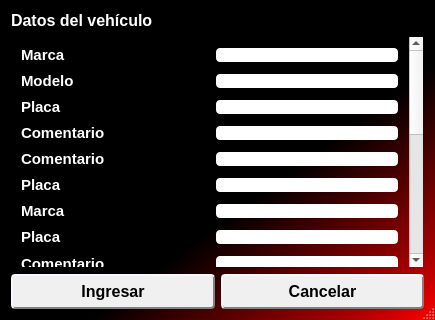
<?xml version="1.0" encoding="UTF-8"?>
<ui version="4.0">
 <class>Dialog</class>
 <widget class="QDialog" name="Dialog">
  <property name="geometry">
   <rect>
    <x>0</x>
    <y>0</y>
    <width>435</width>
    <height>320</height>
   </rect>
  </property>
  <property name="sizePolicy">
   <sizepolicy hsizetype="Expanding" vsizetype="Expanding">
    <horstretch>0</horstretch>
    <verstretch>0</verstretch>
   </sizepolicy>
  </property>
  <property name="minimumSize">
   <size>
    <width>435</width>
    <height>320</height>
   </size>
  </property>
  <property name="maximumSize">
   <size>
    <width>16777215</width>
    <height>700</height>
   </size>
  </property>
  <property name="windowTitle">
   <string>Datos del vehículo</string>
  </property>
  <property name="styleSheet">
   <string notr="true">QDialog { 
	background-color: qlineargradient(x1: 0, y1: 0, x2: 1, y2: 1,stop: 0 black, stop: 0.6 black, stop: 0.9 rgb(170, 0, 0), stop: 1 red);
}

QDialog QLineEdit { 
	background-color: white;
	border-radius: 4px;
	margin: 2px;
	font-family: Arial;
}

QLabel{ 
	color: white;
	font-family: Arial;
}

QPushButton{
	font-family: Arial;
	background-color: #f0f0f0;
	border-style: outset;
	border-radius: 4px;
	border-color: gray;
	padding: 2px;
	border-top: 2px solid GhostWhite;
	border-left: 2px solid GhostWhite;
	border-bottom: 2px solid gray;
	border-right: 2px solid gray;
}

QPushButton:hover{
	background-color: rgb(232, 232, 232);
}

QPushButton:pressed{
	background-color: #f0f0f0;
	border-style: outset;
	border-radius: 4px;
	border-color: gray;
	padding: 2px;
	border-top: 2px solid gray;
	border-left: 2px solid gray;
	border-bottom: 2px solid WhiteSmoke;
	border-right: 2px solid WhiteSmoke;
}
</string>
  </property>
  <property name="sizeGripEnabled">
   <bool>true</bool>
  </property>
  <layout class="QGridLayout" name="gridLayout">
   <item row="0" column="0">
    <widget class="QLabel" name="label_titulo">
     <property name="sizePolicy">
      <sizepolicy hsizetype="Preferred" vsizetype="Fixed">
       <horstretch>0</horstretch>
       <verstretch>0</verstretch>
      </sizepolicy>
     </property>
     <property name="font">
      <font>
       <family>Arial</family>
       <pointsize>12</pointsize>
       <weight>75</weight>
       <bold>true</bold>
      </font>
     </property>
     <property name="frameShape">
      <enum>QFrame::NoFrame</enum>
     </property>
     <property name="text">
      <string>Datos del vehículo</string>
     </property>
    </widget>
   </item>
   <item row="1" column="0">
    <widget class="QScrollArea" name="scrollArea">
     <property name="sizePolicy">
      <sizepolicy hsizetype="Expanding" vsizetype="Expanding">
       <horstretch>0</horstretch>
       <verstretch>0</verstretch>
      </sizepolicy>
     </property>
     <property name="autoFillBackground">
      <bool>true</bool>
     </property>
     <property name="styleSheet">
      <string notr="true">background-color: transparent;</string>
     </property>
     <property name="widgetResizable">
      <bool>true</bool>
     </property>
     <widget class="QWidget" name="scrollAreaWidgetContents">
      <property name="geometry">
       <rect>
        <x>0</x>
        <y>0</y>
        <width>398</width>
        <height>602</height>
       </rect>
      </property>
      <property name="sizePolicy">
       <sizepolicy hsizetype="Expanding" vsizetype="Expanding">
        <horstretch>0</horstretch>
        <verstretch>0</verstretch>
       </sizepolicy>
      </property>
      <layout class="QVBoxLayout" name="verticalLayout_2">
       <item>
        <layout class="QFormLayout" name="formLayout">
         <property name="fieldGrowthPolicy">
          <enum>QFormLayout::AllNonFixedFieldsGrow</enum>
         </property>
         <item row="0" column="0" colspan="2">
          <layout class="QGridLayout" name="gridLayout_2">
           <property name="sizeConstraint">
            <enum>QLayout::SetDefaultConstraint</enum>
           </property>
           <item row="0" column="0">
            <widget class="QLabel" name="label_prb_1">
             <property name="sizePolicy">
              <sizepolicy hsizetype="Expanding" vsizetype="Fixed">
               <horstretch>0</horstretch>
               <verstretch>0</verstretch>
              </sizepolicy>
             </property>
             <property name="font">
              <font>
               <family>Arial</family>
               <pointsize>11</pointsize>
               <weight>75</weight>
               <bold>true</bold>
              </font>
             </property>
             <property name="frameShape">
              <enum>QFrame::NoFrame</enum>
             </property>
             <property name="text">
              <string>Marca</string>
             </property>
            </widget>
           </item>
           <item row="0" column="1">
            <widget class="QLineEdit" name="edit_marca">
             <property name="sizePolicy">
              <sizepolicy hsizetype="Expanding" vsizetype="Fixed">
               <horstretch>0</horstretch>
               <verstretch>0</verstretch>
              </sizepolicy>
             </property>
             <property name="styleSheet">
              <string notr="true">background-color: white;</string>
             </property>
            </widget>
           </item>
          </layout>
         </item>
         <item row="1" column="0" colspan="2">
          <layout class="QGridLayout" name="gridLayout_21">
           <property name="sizeConstraint">
            <enum>QLayout::SetDefaultConstraint</enum>
           </property>
           <item row="0" column="0">
            <widget class="QLabel" name="label_prb_2">
             <property name="sizePolicy">
              <sizepolicy hsizetype="Expanding" vsizetype="Fixed">
               <horstretch>0</horstretch>
               <verstretch>0</verstretch>
              </sizepolicy>
             </property>
             <property name="font">
              <font>
               <family>Arial</family>
               <pointsize>11</pointsize>
               <weight>75</weight>
               <bold>true</bold>
              </font>
             </property>
             <property name="frameShape">
              <enum>QFrame::NoFrame</enum>
             </property>
             <property name="text">
              <string>Modelo</string>
             </property>
            </widget>
           </item>
           <item row="0" column="1">
            <widget class="QLineEdit" name="edit_modelo">
             <property name="sizePolicy">
              <sizepolicy hsizetype="Expanding" vsizetype="Fixed">
               <horstretch>0</horstretch>
               <verstretch>0</verstretch>
              </sizepolicy>
             </property>
             <property name="styleSheet">
              <string notr="true">background-color: white;</string>
             </property>
            </widget>
           </item>
          </layout>
         </item>
         <item row="2" column="0" colspan="2">
          <layout class="QGridLayout" name="gridLayout_16">
           <property name="sizeConstraint">
            <enum>QLayout::SetDefaultConstraint</enum>
           </property>
           <item row="0" column="0">
            <widget class="QLabel" name="label_prb_15">
             <property name="sizePolicy">
              <sizepolicy hsizetype="Expanding" vsizetype="Fixed">
               <horstretch>0</horstretch>
               <verstretch>0</verstretch>
              </sizepolicy>
             </property>
             <property name="font">
              <font>
               <family>Arial</family>
               <pointsize>11</pointsize>
               <weight>75</weight>
               <bold>true</bold>
              </font>
             </property>
             <property name="frameShape">
              <enum>QFrame::NoFrame</enum>
             </property>
             <property name="text">
              <string>Placa</string>
             </property>
            </widget>
           </item>
           <item row="0" column="1">
            <widget class="QLineEdit" name="edit_placa_3">
             <property name="sizePolicy">
              <sizepolicy hsizetype="Expanding" vsizetype="Fixed">
               <horstretch>0</horstretch>
               <verstretch>0</verstretch>
              </sizepolicy>
             </property>
             <property name="styleSheet">
              <string notr="true">background-color: white;</string>
             </property>
            </widget>
           </item>
          </layout>
         </item>
         <item row="3" column="0" colspan="2">
          <layout class="QGridLayout" name="gridLayout_12">
           <property name="sizeConstraint">
            <enum>QLayout::SetDefaultConstraint</enum>
           </property>
           <item row="0" column="0">
            <widget class="QLabel" name="label_prb_20">
             <property name="sizePolicy">
              <sizepolicy hsizetype="Expanding" vsizetype="Fixed">
               <horstretch>0</horstretch>
               <verstretch>0</verstretch>
              </sizepolicy>
             </property>
             <property name="font">
              <font>
               <family>Arial</family>
               <pointsize>11</pointsize>
               <weight>75</weight>
               <bold>true</bold>
              </font>
             </property>
             <property name="frameShape">
              <enum>QFrame::NoFrame</enum>
             </property>
             <property name="text">
              <string>Comentario</string>
             </property>
            </widget>
           </item>
           <item row="0" column="1">
            <widget class="QLineEdit" name="edit_comentario_12">
             <property name="sizePolicy">
              <sizepolicy hsizetype="Expanding" vsizetype="Fixed">
               <horstretch>0</horstretch>
               <verstretch>0</verstretch>
              </sizepolicy>
             </property>
             <property name="baseSize">
              <size>
               <width>0</width>
               <height>0</height>
              </size>
             </property>
             <property name="styleSheet">
              <string notr="true">background-color: white;</string>
             </property>
             <property name="alignment">
              <set>Qt::AlignLeading|Qt::AlignLeft|Qt::AlignTop</set>
             </property>
             <property name="dragEnabled">
              <bool>false</bool>
             </property>
            </widget>
           </item>
          </layout>
         </item>
         <item row="4" column="0" colspan="2">
          <layout class="QGridLayout" name="gridLayout_7">
           <property name="sizeConstraint">
            <enum>QLayout::SetDefaultConstraint</enum>
           </property>
           <item row="0" column="0">
            <widget class="QLabel" name="label_prb_9">
             <property name="sizePolicy">
              <sizepolicy hsizetype="Expanding" vsizetype="Fixed">
               <horstretch>0</horstretch>
               <verstretch>0</verstretch>
              </sizepolicy>
             </property>
             <property name="font">
              <font>
               <family>Arial</family>
               <pointsize>11</pointsize>
               <weight>75</weight>
               <bold>true</bold>
              </font>
             </property>
             <property name="frameShape">
              <enum>QFrame::NoFrame</enum>
             </property>
             <property name="text">
              <string>Comentario</string>
             </property>
            </widget>
           </item>
           <item row="0" column="1">
            <widget class="QLineEdit" name="edit_comentario_5">
             <property name="sizePolicy">
              <sizepolicy hsizetype="Expanding" vsizetype="Fixed">
               <horstretch>0</horstretch>
               <verstretch>0</verstretch>
              </sizepolicy>
             </property>
             <property name="baseSize">
              <size>
               <width>0</width>
               <height>0</height>
              </size>
             </property>
             <property name="styleSheet">
              <string notr="true">background-color: white;</string>
             </property>
             <property name="alignment">
              <set>Qt::AlignLeading|Qt::AlignLeft|Qt::AlignTop</set>
             </property>
             <property name="dragEnabled">
              <bool>false</bool>
             </property>
            </widget>
           </item>
          </layout>
         </item>
         <item row="7" column="0" colspan="2">
          <layout class="QGridLayout" name="gridLayout_8">
           <property name="sizeConstraint">
            <enum>QLayout::SetDefaultConstraint</enum>
           </property>
           <item row="0" column="0">
            <widget class="QLabel" name="label_prb_4">
             <property name="sizePolicy">
              <sizepolicy hsizetype="Expanding" vsizetype="Fixed">
               <horstretch>0</horstretch>
               <verstretch>0</verstretch>
              </sizepolicy>
             </property>
             <property name="font">
              <font>
               <family>Arial</family>
               <pointsize>11</pointsize>
               <weight>75</weight>
               <bold>true</bold>
              </font>
             </property>
             <property name="frameShape">
              <enum>QFrame::NoFrame</enum>
             </property>
             <property name="text">
              <string>Placa</string>
             </property>
            </widget>
           </item>
           <item row="0" column="1">
            <widget class="QLineEdit" name="edit_placa_2">
             <property name="sizePolicy">
              <sizepolicy hsizetype="Expanding" vsizetype="Fixed">
               <horstretch>0</horstretch>
               <verstretch>0</verstretch>
              </sizepolicy>
             </property>
             <property name="styleSheet">
              <string notr="true">background-color: white;</string>
             </property>
            </widget>
           </item>
          </layout>
         </item>
         <item row="5" column="0" colspan="2">
          <layout class="QGridLayout" name="gridLayout_20">
           <property name="sizeConstraint">
            <enum>QLayout::SetDefaultConstraint</enum>
           </property>
           <item row="0" column="0">
            <widget class="QLabel" name="label_prb_3">
             <property name="sizePolicy">
              <sizepolicy hsizetype="Expanding" vsizetype="Fixed">
               <horstretch>0</horstretch>
               <verstretch>0</verstretch>
              </sizepolicy>
             </property>
             <property name="font">
              <font>
               <family>Arial</family>
               <pointsize>11</pointsize>
               <weight>75</weight>
               <bold>true</bold>
              </font>
             </property>
             <property name="frameShape">
              <enum>QFrame::NoFrame</enum>
             </property>
             <property name="text">
              <string>Placa</string>
             </property>
            </widget>
           </item>
           <item row="0" column="1">
            <widget class="QLineEdit" name="edit_placa">
             <property name="sizePolicy">
              <sizepolicy hsizetype="Expanding" vsizetype="Fixed">
               <horstretch>0</horstretch>
               <verstretch>0</verstretch>
              </sizepolicy>
             </property>
             <property name="styleSheet">
              <string notr="true">background-color: white;</string>
             </property>
            </widget>
           </item>
          </layout>
         </item>
         <item row="6" column="0" colspan="2">
          <layout class="QGridLayout" name="gridLayout_5">
           <property name="sizeConstraint">
            <enum>QLayout::SetDefaultConstraint</enum>
           </property>
           <item row="0" column="0">
            <widget class="QLabel" name="label_prb_11">
             <property name="sizePolicy">
              <sizepolicy hsizetype="Expanding" vsizetype="Fixed">
               <horstretch>0</horstretch>
               <verstretch>0</verstretch>
              </sizepolicy>
             </property>
             <property name="font">
              <font>
               <family>Arial</family>
               <pointsize>11</pointsize>
               <weight>75</weight>
               <bold>true</bold>
              </font>
             </property>
             <property name="frameShape">
              <enum>QFrame::NoFrame</enum>
             </property>
             <property name="text">
              <string>Marca</string>
             </property>
            </widget>
           </item>
           <item row="0" column="1">
            <widget class="QLineEdit" name="edit_marca_2">
             <property name="sizePolicy">
              <sizepolicy hsizetype="Expanding" vsizetype="Fixed">
               <horstretch>0</horstretch>
               <verstretch>0</verstretch>
              </sizepolicy>
             </property>
             <property name="styleSheet">
              <string notr="true">background-color: white;</string>
             </property>
            </widget>
           </item>
          </layout>
         </item>
         <item row="8" column="0" colspan="2">
          <layout class="QHBoxLayout" name="horizontalLayout_20">
           <property name="sizeConstraint">
            <enum>QLayout::SetDefaultConstraint</enum>
           </property>
           <item>
            <widget class="QLabel" name="label_prb_19">
             <property name="sizePolicy">
              <sizepolicy hsizetype="Expanding" vsizetype="Fixed">
               <horstretch>0</horstretch>
               <verstretch>0</verstretch>
              </sizepolicy>
             </property>
             <property name="font">
              <font>
               <family>Arial</family>
               <pointsize>11</pointsize>
               <weight>75</weight>
               <bold>true</bold>
              </font>
             </property>
             <property name="frameShape">
              <enum>QFrame::NoFrame</enum>
             </property>
             <property name="text">
              <string>Comentario</string>
             </property>
            </widget>
           </item>
           <item>
            <widget class="QLineEdit" name="edit_comentario_11">
             <property name="sizePolicy">
              <sizepolicy hsizetype="Expanding" vsizetype="Fixed">
               <horstretch>0</horstretch>
               <verstretch>0</verstretch>
              </sizepolicy>
             </property>
             <property name="baseSize">
              <size>
               <width>0</width>
               <height>0</height>
              </size>
             </property>
             <property name="styleSheet">
              <string notr="true">background-color: white;</string>
             </property>
             <property name="alignment">
              <set>Qt::AlignLeading|Qt::AlignLeft|Qt::AlignTop</set>
             </property>
             <property name="dragEnabled">
              <bool>false</bool>
             </property>
            </widget>
           </item>
          </layout>
         </item>
         <item row="9" column="0" colspan="2">
          <layout class="QGridLayout" name="gridLayout_4">
           <property name="sizeConstraint">
            <enum>QLayout::SetDefaultConstraint</enum>
           </property>
           <item row="0" column="0">
            <widget class="QLabel" name="label_prb_12">
             <property name="sizePolicy">
              <sizepolicy hsizetype="Expanding" vsizetype="Fixed">
               <horstretch>0</horstretch>
               <verstretch>0</verstretch>
              </sizepolicy>
             </property>
             <property name="font">
              <font>
               <family>Arial</family>
               <pointsize>11</pointsize>
               <weight>75</weight>
               <bold>true</bold>
              </font>
             </property>
             <property name="frameShape">
              <enum>QFrame::NoFrame</enum>
             </property>
             <property name="text">
              <string>Comentario</string>
             </property>
            </widget>
           </item>
           <item row="0" column="1">
            <widget class="QLineEdit" name="edit_comentario_7">
             <property name="sizePolicy">
              <sizepolicy hsizetype="Expanding" vsizetype="Fixed">
               <horstretch>0</horstretch>
               <verstretch>0</verstretch>
              </sizepolicy>
             </property>
             <property name="baseSize">
              <size>
               <width>0</width>
               <height>0</height>
              </size>
             </property>
             <property name="styleSheet">
              <string notr="true">background-color: white;</string>
             </property>
             <property name="alignment">
              <set>Qt::AlignLeading|Qt::AlignLeft|Qt::AlignTop</set>
             </property>
             <property name="dragEnabled">
              <bool>false</bool>
             </property>
            </widget>
           </item>
          </layout>
         </item>
         <item row="10" column="0" colspan="2">
          <layout class="QGridLayout" name="gridLayout_17">
           <property name="sizeConstraint">
            <enum>QLayout::SetDefaultConstraint</enum>
           </property>
           <item row="0" column="0">
            <widget class="QLabel" name="label_prb_14">
             <property name="sizePolicy">
              <sizepolicy hsizetype="Expanding" vsizetype="Fixed">
               <horstretch>0</horstretch>
               <verstretch>0</verstretch>
              </sizepolicy>
             </property>
             <property name="font">
              <font>
               <family>Arial</family>
               <pointsize>11</pointsize>
               <weight>75</weight>
               <bold>true</bold>
              </font>
             </property>
             <property name="frameShape">
              <enum>QFrame::NoFrame</enum>
             </property>
             <property name="text">
              <string>Modelo</string>
             </property>
            </widget>
           </item>
           <item row="0" column="1">
            <widget class="QLineEdit" name="edit_modelo_2">
             <property name="sizePolicy">
              <sizepolicy hsizetype="Expanding" vsizetype="Fixed">
               <horstretch>0</horstretch>
               <verstretch>0</verstretch>
              </sizepolicy>
             </property>
             <property name="styleSheet">
              <string notr="true">background-color: white;</string>
             </property>
            </widget>
           </item>
          </layout>
         </item>
         <item row="11" column="0" colspan="2">
          <layout class="QGridLayout" name="gridLayout_18">
           <property name="sizeConstraint">
            <enum>QLayout::SetDefaultConstraint</enum>
           </property>
           <item row="0" column="0">
            <widget class="QLabel" name="label_prb_6">
             <property name="sizePolicy">
              <sizepolicy hsizetype="Expanding" vsizetype="Fixed">
               <horstretch>0</horstretch>
               <verstretch>0</verstretch>
              </sizepolicy>
             </property>
             <property name="font">
              <font>
               <family>Arial</family>
               <pointsize>11</pointsize>
               <weight>75</weight>
               <bold>true</bold>
              </font>
             </property>
             <property name="frameShape">
              <enum>QFrame::NoFrame</enum>
             </property>
             <property name="text">
              <string>Comentario</string>
             </property>
            </widget>
           </item>
           <item row="0" column="1">
            <widget class="QLineEdit" name="edit_comentario_2">
             <property name="sizePolicy">
              <sizepolicy hsizetype="Expanding" vsizetype="Fixed">
               <horstretch>0</horstretch>
               <verstretch>0</verstretch>
              </sizepolicy>
             </property>
             <property name="baseSize">
              <size>
               <width>0</width>
               <height>0</height>
              </size>
             </property>
             <property name="styleSheet">
              <string notr="true">background-color: white;</string>
             </property>
             <property name="alignment">
              <set>Qt::AlignLeading|Qt::AlignLeft|Qt::AlignTop</set>
             </property>
             <property name="dragEnabled">
              <bool>false</bool>
             </property>
            </widget>
           </item>
          </layout>
         </item>
         <item row="12" column="0" colspan="2">
          <layout class="QGridLayout" name="gridLayout_9">
           <property name="sizeConstraint">
            <enum>QLayout::SetDefaultConstraint</enum>
           </property>
           <item row="0" column="0">
            <widget class="QLabel" name="label_prb_8">
             <property name="sizePolicy">
              <sizepolicy hsizetype="Expanding" vsizetype="Fixed">
               <horstretch>0</horstretch>
               <verstretch>0</verstretch>
              </sizepolicy>
             </property>
             <property name="font">
              <font>
               <family>Arial</family>
               <pointsize>11</pointsize>
               <weight>75</weight>
               <bold>true</bold>
              </font>
             </property>
             <property name="frameShape">
              <enum>QFrame::NoFrame</enum>
             </property>
             <property name="text">
              <string>Comentario</string>
             </property>
            </widget>
           </item>
           <item row="0" column="1">
            <widget class="QLineEdit" name="edit_comentario_4">
             <property name="sizePolicy">
              <sizepolicy hsizetype="Expanding" vsizetype="Fixed">
               <horstretch>0</horstretch>
               <verstretch>0</verstretch>
              </sizepolicy>
             </property>
             <property name="baseSize">
              <size>
               <width>0</width>
               <height>0</height>
              </size>
             </property>
             <property name="styleSheet">
              <string notr="true">background-color: white;</string>
             </property>
             <property name="alignment">
              <set>Qt::AlignLeading|Qt::AlignLeft|Qt::AlignTop</set>
             </property>
             <property name="dragEnabled">
              <bool>false</bool>
             </property>
            </widget>
           </item>
          </layout>
         </item>
         <item row="13" column="0" colspan="2">
          <layout class="QGridLayout" name="gridLayout_14">
           <property name="sizeConstraint">
            <enum>QLayout::SetDefaultConstraint</enum>
           </property>
           <item row="0" column="0">
            <widget class="QLabel" name="label_prb_17">
             <property name="sizePolicy">
              <sizepolicy hsizetype="Expanding" vsizetype="Fixed">
               <horstretch>0</horstretch>
               <verstretch>0</verstretch>
              </sizepolicy>
             </property>
             <property name="font">
              <font>
               <family>Arial</family>
               <pointsize>11</pointsize>
               <weight>75</weight>
               <bold>true</bold>
              </font>
             </property>
             <property name="frameShape">
              <enum>QFrame::NoFrame</enum>
             </property>
             <property name="text">
              <string>Comentario</string>
             </property>
            </widget>
           </item>
           <item row="0" column="1">
            <widget class="QLineEdit" name="edit_comentario_10">
             <property name="sizePolicy">
              <sizepolicy hsizetype="Expanding" vsizetype="Fixed">
               <horstretch>0</horstretch>
               <verstretch>0</verstretch>
              </sizepolicy>
             </property>
             <property name="baseSize">
              <size>
               <width>0</width>
               <height>0</height>
              </size>
             </property>
             <property name="styleSheet">
              <string notr="true">background-color: white;</string>
             </property>
             <property name="alignment">
              <set>Qt::AlignLeading|Qt::AlignLeft|Qt::AlignTop</set>
             </property>
             <property name="dragEnabled">
              <bool>false</bool>
             </property>
            </widget>
           </item>
          </layout>
         </item>
         <item row="14" column="0" colspan="2">
          <layout class="QGridLayout" name="gridLayout_6">
           <property name="sizeConstraint">
            <enum>QLayout::SetDefaultConstraint</enum>
           </property>
           <item row="0" column="0">
            <widget class="QLabel" name="label_prb_10">
             <property name="sizePolicy">
              <sizepolicy hsizetype="Expanding" vsizetype="Fixed">
               <horstretch>0</horstretch>
               <verstretch>0</verstretch>
              </sizepolicy>
             </property>
             <property name="font">
              <font>
               <family>Arial</family>
               <pointsize>11</pointsize>
               <weight>75</weight>
               <bold>true</bold>
              </font>
             </property>
             <property name="frameShape">
              <enum>QFrame::NoFrame</enum>
             </property>
             <property name="text">
              <string>Comentario</string>
             </property>
            </widget>
           </item>
           <item row="0" column="1">
            <widget class="QLineEdit" name="edit_comentario_6">
             <property name="sizePolicy">
              <sizepolicy hsizetype="Expanding" vsizetype="Fixed">
               <horstretch>0</horstretch>
               <verstretch>0</verstretch>
              </sizepolicy>
             </property>
             <property name="baseSize">
              <size>
               <width>0</width>
               <height>0</height>
              </size>
             </property>
             <property name="styleSheet">
              <string notr="true">background-color: white;</string>
             </property>
             <property name="alignment">
              <set>Qt::AlignLeading|Qt::AlignLeft|Qt::AlignTop</set>
             </property>
             <property name="dragEnabled">
              <bool>false</bool>
             </property>
            </widget>
           </item>
          </layout>
         </item>
         <item row="15" column="0" colspan="2">
          <layout class="QGridLayout" name="gridLayout_19">
           <property name="sizeConstraint">
            <enum>QLayout::SetDefaultConstraint</enum>
           </property>
           <item row="0" column="0">
            <widget class="QLabel" name="label_prb_5">
             <property name="sizePolicy">
              <sizepolicy hsizetype="Expanding" vsizetype="Fixed">
               <horstretch>0</horstretch>
               <verstretch>0</verstretch>
              </sizepolicy>
             </property>
             <property name="font">
              <font>
               <family>Arial</family>
               <pointsize>11</pointsize>
               <weight>75</weight>
               <bold>true</bold>
              </font>
             </property>
             <property name="frameShape">
              <enum>QFrame::NoFrame</enum>
             </property>
             <property name="text">
              <string>Comentario</string>
             </property>
            </widget>
           </item>
           <item row="0" column="1">
            <widget class="QLineEdit" name="edit_comentario">
             <property name="sizePolicy">
              <sizepolicy hsizetype="Expanding" vsizetype="Fixed">
               <horstretch>0</horstretch>
               <verstretch>0</verstretch>
              </sizepolicy>
             </property>
             <property name="baseSize">
              <size>
               <width>0</width>
               <height>0</height>
              </size>
             </property>
             <property name="styleSheet">
              <string notr="true">background-color: white;</string>
             </property>
             <property name="alignment">
              <set>Qt::AlignLeading|Qt::AlignLeft|Qt::AlignTop</set>
             </property>
             <property name="dragEnabled">
              <bool>false</bool>
             </property>
            </widget>
           </item>
          </layout>
         </item>
         <item row="16" column="0" colspan="2">
          <layout class="QGridLayout" name="gridLayout_15">
           <property name="sizeConstraint">
            <enum>QLayout::SetDefaultConstraint</enum>
           </property>
           <item row="0" column="0">
            <widget class="QLabel" name="label_prb_16">
             <property name="sizePolicy">
              <sizepolicy hsizetype="Expanding" vsizetype="Fixed">
               <horstretch>0</horstretch>
               <verstretch>0</verstretch>
              </sizepolicy>
             </property>
             <property name="font">
              <font>
               <family>Arial</family>
               <pointsize>11</pointsize>
               <weight>75</weight>
               <bold>true</bold>
              </font>
             </property>
             <property name="frameShape">
              <enum>QFrame::NoFrame</enum>
             </property>
             <property name="text">
              <string>Comentario</string>
             </property>
            </widget>
           </item>
           <item row="0" column="1">
            <widget class="QLineEdit" name="edit_comentario_9">
             <property name="sizePolicy">
              <sizepolicy hsizetype="Expanding" vsizetype="Fixed">
               <horstretch>0</horstretch>
               <verstretch>0</verstretch>
              </sizepolicy>
             </property>
             <property name="baseSize">
              <size>
               <width>0</width>
               <height>0</height>
              </size>
             </property>
             <property name="styleSheet">
              <string notr="true">background-color: white;</string>
             </property>
             <property name="alignment">
              <set>Qt::AlignLeading|Qt::AlignLeft|Qt::AlignTop</set>
             </property>
             <property name="dragEnabled">
              <bool>false</bool>
             </property>
            </widget>
           </item>
          </layout>
         </item>
         <item row="17" column="0" colspan="2">
          <layout class="QGridLayout" name="gridLayout_10">
           <property name="sizeConstraint">
            <enum>QLayout::SetDefaultConstraint</enum>
           </property>
           <item row="0" column="0">
            <widget class="QLabel" name="label_prb_7">
             <property name="sizePolicy">
              <sizepolicy hsizetype="Expanding" vsizetype="Fixed">
               <horstretch>0</horstretch>
               <verstretch>0</verstretch>
              </sizepolicy>
             </property>
             <property name="font">
              <font>
               <family>Arial</family>
               <pointsize>11</pointsize>
               <weight>75</weight>
               <bold>true</bold>
              </font>
             </property>
             <property name="frameShape">
              <enum>QFrame::NoFrame</enum>
             </property>
             <property name="text">
              <string>Comentario</string>
             </property>
            </widget>
           </item>
           <item row="0" column="1">
            <widget class="QLineEdit" name="edit_comentario_3">
             <property name="sizePolicy">
              <sizepolicy hsizetype="Expanding" vsizetype="Fixed">
               <horstretch>0</horstretch>
               <verstretch>0</verstretch>
              </sizepolicy>
             </property>
             <property name="baseSize">
              <size>
               <width>0</width>
               <height>0</height>
              </size>
             </property>
             <property name="styleSheet">
              <string notr="true">background-color: white;</string>
             </property>
             <property name="alignment">
              <set>Qt::AlignLeading|Qt::AlignLeft|Qt::AlignTop</set>
             </property>
             <property name="dragEnabled">
              <bool>false</bool>
             </property>
            </widget>
           </item>
          </layout>
         </item>
         <item row="18" column="0" colspan="2">
          <layout class="QGridLayout" name="gridLayout_11">
           <property name="sizeConstraint">
            <enum>QLayout::SetDefaultConstraint</enum>
           </property>
           <item row="0" column="0">
            <widget class="QLabel" name="label_prb_21">
             <property name="sizePolicy">
              <sizepolicy hsizetype="Expanding" vsizetype="Fixed">
               <horstretch>0</horstretch>
               <verstretch>0</verstretch>
              </sizepolicy>
             </property>
             <property name="font">
              <font>
               <family>Arial</family>
               <pointsize>11</pointsize>
               <weight>75</weight>
               <bold>true</bold>
              </font>
             </property>
             <property name="frameShape">
              <enum>QFrame::NoFrame</enum>
             </property>
             <property name="text">
              <string>Modelo</string>
             </property>
            </widget>
           </item>
           <item row="0" column="1">
            <widget class="QLineEdit" name="edit_modelo_3">
             <property name="sizePolicy">
              <sizepolicy hsizetype="Expanding" vsizetype="Fixed">
               <horstretch>0</horstretch>
               <verstretch>0</verstretch>
              </sizepolicy>
             </property>
             <property name="styleSheet">
              <string notr="true">background-color: white;</string>
             </property>
            </widget>
           </item>
          </layout>
         </item>
         <item row="19" column="0" colspan="2">
          <layout class="QGridLayout" name="gridLayout_13">
           <property name="sizeConstraint">
            <enum>QLayout::SetDefaultConstraint</enum>
           </property>
           <item row="0" column="0">
            <widget class="QLabel" name="label_prb_18">
             <property name="sizePolicy">
              <sizepolicy hsizetype="Expanding" vsizetype="Fixed">
               <horstretch>0</horstretch>
               <verstretch>0</verstretch>
              </sizepolicy>
             </property>
             <property name="font">
              <font>
               <family>Arial</family>
               <pointsize>11</pointsize>
               <weight>75</weight>
               <bold>true</bold>
              </font>
             </property>
             <property name="frameShape">
              <enum>QFrame::NoFrame</enum>
             </property>
             <property name="text">
              <string>Marca</string>
             </property>
            </widget>
           </item>
           <item row="0" column="1">
            <widget class="QLineEdit" name="edit_marca_3">
             <property name="sizePolicy">
              <sizepolicy hsizetype="Expanding" vsizetype="Fixed">
               <horstretch>0</horstretch>
               <verstretch>0</verstretch>
              </sizepolicy>
             </property>
             <property name="styleSheet">
              <string notr="true">background-color: white;</string>
             </property>
            </widget>
           </item>
          </layout>
         </item>
         <item row="20" column="0" colspan="2">
          <layout class="QGridLayout" name="gridLayout_3">
           <property name="sizeConstraint">
            <enum>QLayout::SetDefaultConstraint</enum>
           </property>
           <item row="0" column="0">
            <widget class="QLabel" name="label_prb_13">
             <property name="sizePolicy">
              <sizepolicy hsizetype="Expanding" vsizetype="Fixed">
               <horstretch>0</horstretch>
               <verstretch>0</verstretch>
              </sizepolicy>
             </property>
             <property name="font">
              <font>
               <family>Arial</family>
               <pointsize>11</pointsize>
               <weight>75</weight>
               <bold>true</bold>
              </font>
             </property>
             <property name="frameShape">
              <enum>QFrame::NoFrame</enum>
             </property>
             <property name="text">
              <string>Comentario</string>
             </property>
            </widget>
           </item>
           <item row="0" column="1">
            <widget class="QLineEdit" name="edit_comentario_8">
             <property name="sizePolicy">
              <sizepolicy hsizetype="Expanding" vsizetype="Fixed">
               <horstretch>0</horstretch>
               <verstretch>0</verstretch>
              </sizepolicy>
             </property>
             <property name="baseSize">
              <size>
               <width>0</width>
               <height>0</height>
              </size>
             </property>
             <property name="styleSheet">
              <string notr="true">background-color: white;</string>
             </property>
             <property name="alignment">
              <set>Qt::AlignLeading|Qt::AlignLeft|Qt::AlignTop</set>
             </property>
             <property name="dragEnabled">
              <bool>false</bool>
             </property>
            </widget>
           </item>
          </layout>
         </item>
        </layout>
       </item>
      </layout>
     </widget>
    </widget>
   </item>
   <item row="2" column="0">
    <layout class="QHBoxLayout" name="horizontalLayout_9">
     <property name="sizeConstraint">
      <enum>QLayout::SetDefaultConstraint</enum>
     </property>
     <item>
      <widget class="QPushButton" name="button_guardar">
       <property name="sizePolicy">
        <sizepolicy hsizetype="Expanding" vsizetype="Fixed">
         <horstretch>0</horstretch>
         <verstretch>0</verstretch>
        </sizepolicy>
       </property>
       <property name="minimumSize">
        <size>
         <width>100</width>
         <height>35</height>
        </size>
       </property>
       <property name="font">
        <font>
         <family>Arial</family>
         <pointsize>12</pointsize>
         <weight>75</weight>
         <bold>true</bold>
        </font>
       </property>
       <property name="text">
        <string>Ingresar</string>
       </property>
      </widget>
     </item>
     <item>
      <widget class="QPushButton" name="button_cancelar">
       <property name="enabled">
        <bool>true</bool>
       </property>
       <property name="sizePolicy">
        <sizepolicy hsizetype="Expanding" vsizetype="Fixed">
         <horstretch>0</horstretch>
         <verstretch>0</verstretch>
        </sizepolicy>
       </property>
       <property name="minimumSize">
        <size>
         <width>100</width>
         <height>35</height>
        </size>
       </property>
       <property name="font">
        <font>
         <family>Arial</family>
         <pointsize>12</pointsize>
         <weight>75</weight>
         <bold>true</bold>
        </font>
       </property>
       <property name="text">
        <string>Cancelar</string>
       </property>
      </widget>
     </item>
    </layout>
   </item>
  </layout>
 </widget>
 <resources/>
 <connections/>
</ui>
